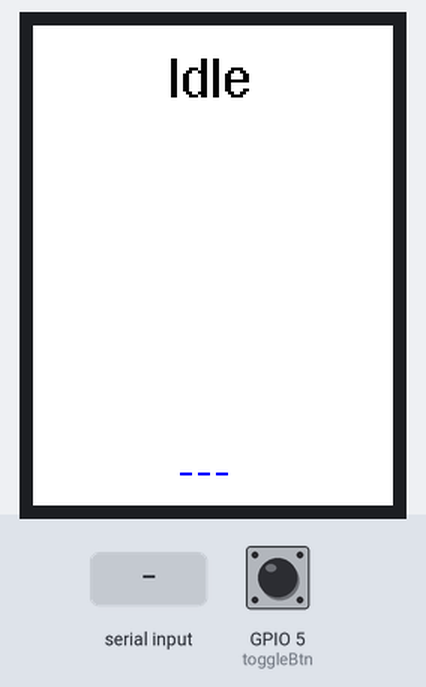
Recording of a sketch running on a simulated ESP32. Parts: 240×320 colour display. The inputs (shaded band) are chosen by the test bench; at power-on: GPIO 5 (toggleBtn) HIGH. What the sketch prints to the serial monitor is not drawn.

Above: at 1.4 s.
1.5 s: "1,90,45\n" received over Serial
At 2.5 s:
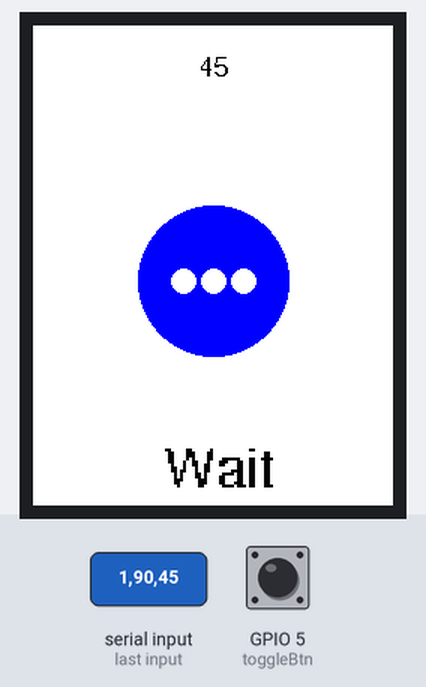
4.5 s: GPIO 5 (toggleBtn) pulled LOW for 1 s
At 6.7 s:
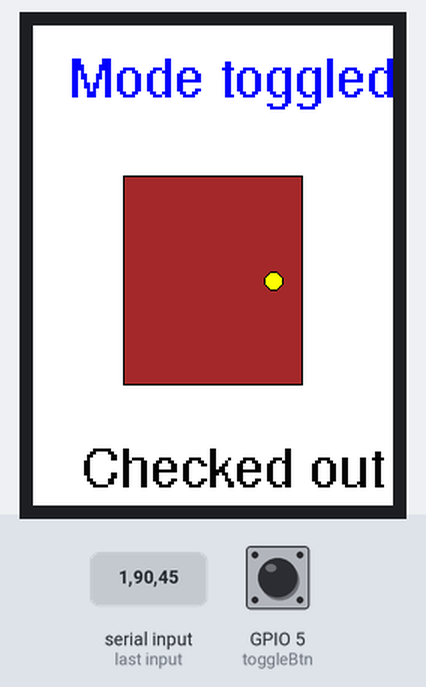
7.3 s: "0\n" received over Serial
At 7.8 s:
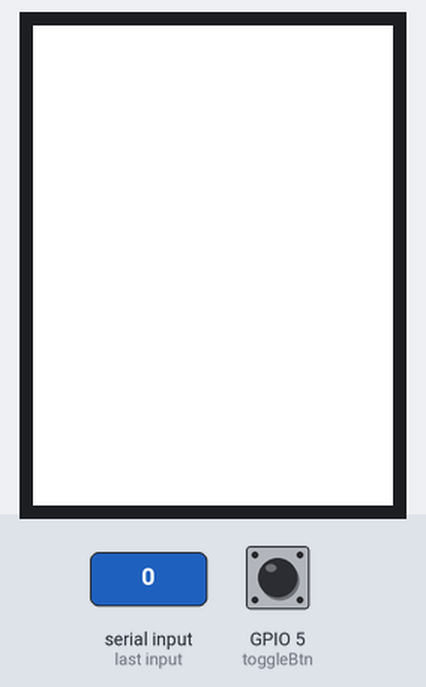
10.3 s: GPIO 5 (toggleBtn) pulled LOW for 3.2 s
At 14.8 s:
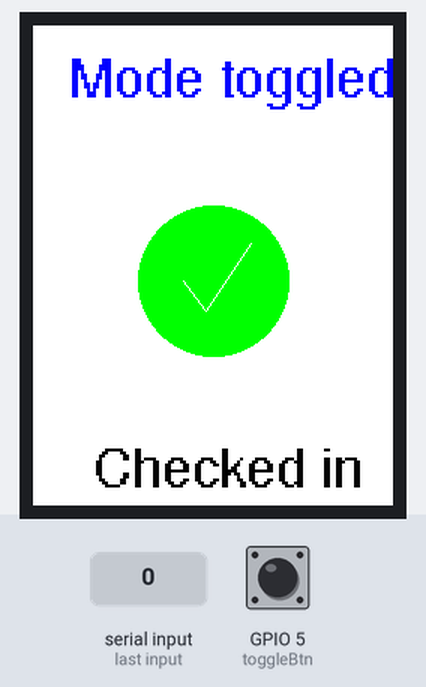
15.3 s: "1\n" received over Serial
At 16.3 s:
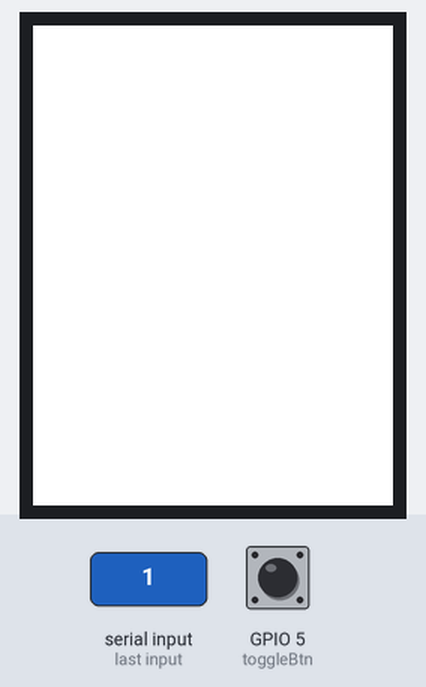
Timing chart, 0 to 18.3 s (numbered marks = the images above; inputs shaded):
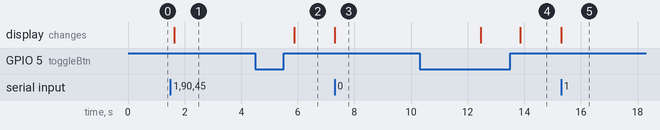

Measured:
- after the input at 1.5 s, the display: changes after 0.14 s (image 1)
- after the input at 4.5 s, the display: changes after 1.4 s (image 2)
- after the input at 7.3 s, the display: changes at once (image 3)
- after the input at 10.3 s, the display: first differs from a run without the input after 3.6 s (image 4)
- after the input at 15.3 s, the display: changes at once (image 5)

The sketch:

receive_serial.ino
```cpp
#include <SPI.h>
#include <TFT_eSPI.h>

TFT_eSPI tft = TFT_eSPI();

const int toggleBtn = 5;

int x = 10;
int y = 30;
int checkStatus = 1;
int lastButtonState = HIGH;
uint8_t smallTextSize = 1;
uint8_t largeTextSize = 2;
unsigned long idleTimeout = 5000;
unsigned long lastUpdate = 0;
unsigned long lastDebounceMs = 0;
const unsigned long debounceDelay = 200;

uint16_t COLOR_BROWN, COLOR_ORANGE;

void drawCentered(const String& str, int32_t y, uint16_t fgcolor, uint16_t bgcolor = TFT_WHITE, uint8_t textSize = largeTextSize){
  tft.setTextSize(textSize);
  tft.setTextColor(fgcolor, bgcolor);
  if (textSize == largeTextSize) { // draw texts
    tft.drawString(str, (tft.width() / 2) - str.length() * 8, y);
  } else { // draw token
    tft.drawString(str, (tft.width() / 2) - str.length() * 5, y);
  }
}

void drawStatus(int status) {
  const int cx = tft.width() / 2;
  const int cy = tft.height() / 2 + 10;
  tft.fillRect(0, 70, tft.width(), tft.height() - 120, TFT_WHITE);
  // draw checkout door
  if (status == 0) {
    int w = 120, h = 140;
    int rx = cx - w / 2;
    int ry = cy - h / 2;
    tft.fillRect(rx, ry, w, h, COLOR_BROWN);
    tft.drawRect(rx, ry, w, h, TFT_BLACK);
    tft.fillCircle(rx + w - 20, ry + h / 2, 6, TFT_YELLOW);
    tft.drawCircle(rx + w - 20, ry + h / 2, 6, TFT_BLACK);
    drawCentered("Checked out", tft.height() - 40, TFT_BLACK);
  } else if (status == 1) {
    // draw checkin
    tft.fillCircle(cx, cy, 50, TFT_GREEN);
    tft.drawLine(cx - 20, cy,      cx - 5,  cy + 20, TFT_WHITE);
    tft.drawLine(cx - 5,  cy + 20, cx + 25, cy - 25, TFT_WHITE);
    drawCentered("Checked in", tft.height() - 40, TFT_BLACK);
  } else {
    tft.fillCircle(cx, cy, 50, TFT_BLUE);
    tft.fillCircle(cx - 20, cy, 8, TFT_WHITE);
    tft.fillCircle(cx,      cy, 8, TFT_WHITE);
    tft.fillCircle(cx + 20, cy, 8, TFT_WHITE);

    drawCentered("Wait", tft.height() - 40, TFT_BLACK);
  }
}

void printData(String data) {
  tft.fillScreen(TFT_WHITE);
  int start = 0;
  int dividerIndex;
  int fieldIndex = 0;
  String token;

  while ((dividerIndex = data.indexOf(',', start)) != -1) {
    String message = data.substring(start, dividerIndex);
    if (fieldIndex == 0) {
      token = message;
    } else if (fieldIndex == 1) {
      drawStatus(message.toInt());
    } else {
      if (message.length()) {
        drawCentered(message, 20, TFT_BLACK, TFT_WHITE, smallTextSize);
        Serial.println(message);
      }
    }
    start = dividerIndex + 1;
    fieldIndex++;
  }
  String message = data.substring(start);
  if (message.length()) {
    if (fieldIndex == 0) {
      token = message;
    } else if (fieldIndex == 1) {
      drawStatus(message.toInt());
    } else {
      drawCentered(message, 20, TFT_BLACK, TFT_WHITE, smallTextSize);
      Serial.println(message);
    }
    fieldIndex++;
  }
}


void setup() {
  pinMode(toggleBtn, INPUT_PULLUP);
  Serial.begin(115200);
  tft.init();
  tft.setRotation(0);
  tft.fillScreen(TFT_WHITE);
  tft.setFreeFont(&FreeSans9pt7b);
  tft.setTextColor(TFT_GREEN, TFT_WHITE);
  drawCentered("Idle", 20, TFT_BLACK);
  lastUpdate = millis();
  COLOR_BROWN  = tft.color565(165, 42, 42);
  COLOR_ORANGE = tft.color565(255, 165, 0);
  drawCentered("---", tft.height() - 40, TFT_BLUE);
}

void loop() {
  tft.setTextSize(largeTextSize);
  int reading = digitalRead(toggleBtn);
  if (reading != lastButtonState) {
    lastDebounceMs = millis();

  }
  if ((millis() - lastDebounceMs) > debounceDelay) {
    static int stableState = HIGH;
    if (reading != stableState) {
      if (reading == HIGH && stableState == LOW) {
        checkStatus = 1 - checkStatus;
        tft.fillScreen(TFT_WHITE);
        drawCentered("Mode toggled", 20, TFT_BLUE);
        drawStatus(checkStatus);
        Serial.printf("MODE:%d\n", checkStatus);
        lastUpdate = millis();
      }
      stableState = reading;
    }
  }
  lastButtonState = reading;

  if (Serial.available()) {
    String serialInput = Serial.readStringUntil('\n');
    serialInput.trim();
    printData(serialInput);
    lastUpdate = millis();
  }
  if (millis() - lastUpdate > idleTimeout) {
    tft.fillScreen(TFT_WHITE);
    drawCentered("Idle", 20, TFT_BLACK);
    drawCentered("---", tft.height() - 40, TFT_BLUE);
    lastUpdate = millis();
  }
}
```
